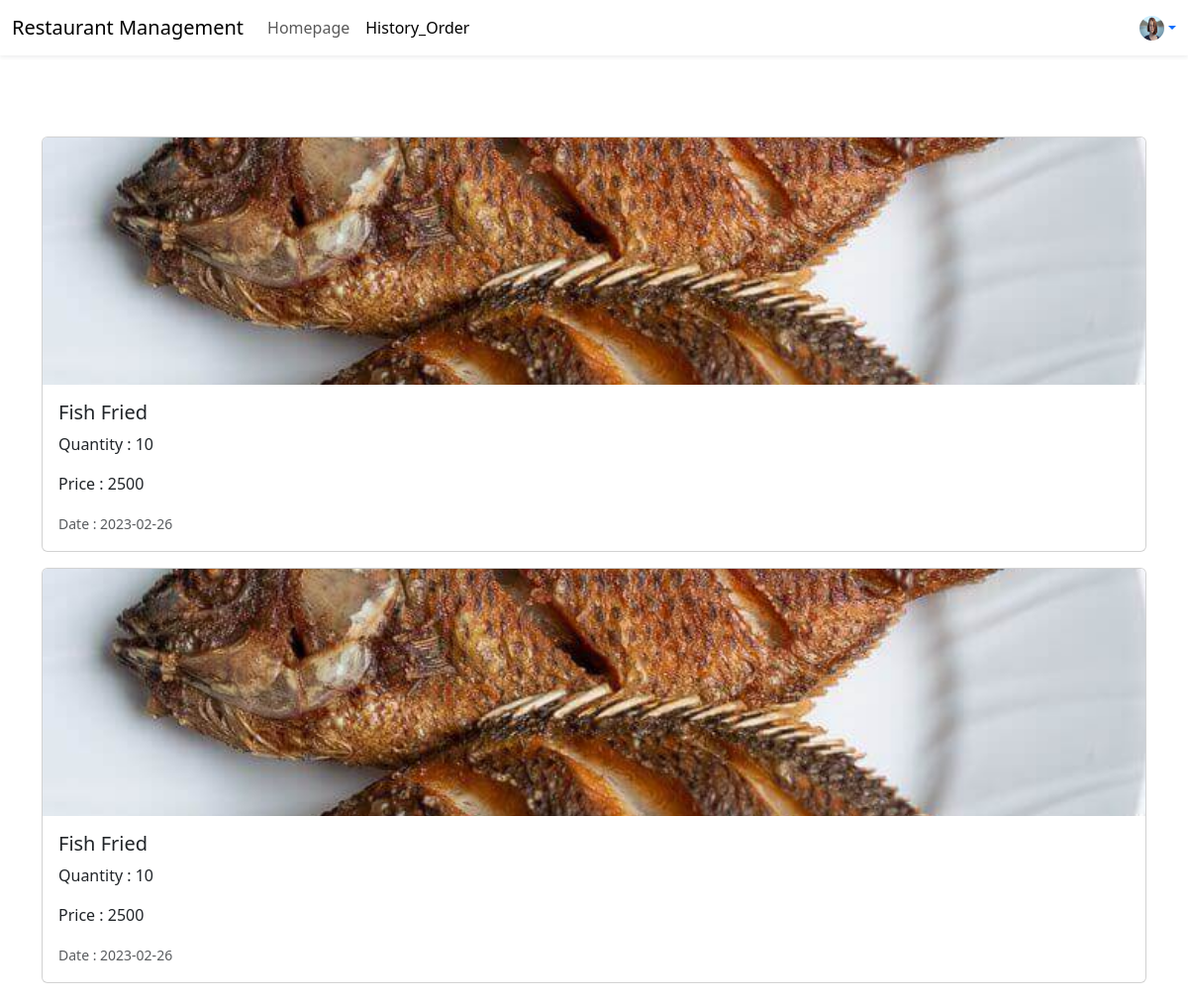
Page /_page/user/History_Order.php (signed in) on the committed database.
### tables this page shows
CREATE TABLE `users` (
  `id_user` int(11) NOT NULL,
  `username_user` varchar(100) NOT NULL,
  `password_user` varchar(20) NOT NULL,
  `fname_user` varchar(100) NOT NULL,
  `lname_user` varchar(100) NOT NULL,
  `address_user` varchar(100) NOT NULL,
  `tel_user` varchar(10) NOT NULL,
  `file_user` varchar(100) NOT NULL,
  `status_user` varchar(1) NOT NULL DEFAULT '0',
  `table_user` int(11) DEFAULT NULL,
  `type_user` int(11) NOT NULL DEFAULT 1,
  `timestamp_user` timestamp NOT NULL DEFAULT current_timestamp()
);

CREATE TABLE `order_detail` (
  `id_ord` int(11) NOT NULL,
  `f_ord` int(11) NOT NULL,
  `own_ord` int(11) NOT NULL,
  `quantity_ord` int(11) NOT NULL,
  `status_ord` int(1) NOT NULL DEFAULT 1,
  `timestamp_ord` date NOT NULL DEFAULT current_timestamp()
);

CREATE TABLE `foods` (
  `id_f` int(11) NOT NULL,
  `name_f` varchar(150) NOT NULL,
  `file_f` varchar(100) NOT NULL,
  `price_f` int(11) NOT NULL,
  `type_f` int(11) NOT NULL,
  `status_f` int(1) NOT NULL DEFAULT 1,
  `timestamp_f` timestamp NOT NULL DEFAULT current_timestamp()
);

### _system/database.php (called while the page is built, shortened)
<?php
class database {
    public $mysqli;
    function __construct(){
        $this -> mysqli = new mysqli("localhost","root","","res_order");
        mysqli_query($this -> mysqli,"SET NAMES utf8");
    }
    function select($table,$row = "*",$where = null){
        $sql = $where != null ? "SELECT $row FROM $table WHERE $where" : "SELECT $row FROM $table";
        $this -> query = $this -> mysqli -> query($sql);
        return;
    }
}

### _page/user/History_Order.php (the view, shortened to what this page needs)
<?php
include('./../../_system/database.php');
$db = new database();
$currentpage = basename(__FILE__);
$db -> secureCheck();
?>
<!DOCTYPE html>
<html lang="en">
<head>
    <link rel="stylesheet" href="./../../style/css/bootstrap.css">
</head>
<body>
    <header>
        <?php  include('./../components/navbar_user.php'); ?>
    </header>
    <main style="margin-top: 58px;">
        <div class="container pt-4">
            <div class="row row-cols-1">
                <?php
                $db -> select("order_detail,foods,users","*","own_ord = $userid AND f_ord = id_f");
                while($fetch_history = $db -> query -> fetch_object()){
                ?>
                <div class="col">
                    <div class="card mb-3">
                        <img src="./../../file/<?= $fetch_history -> file_f ?>" class="card-img-top" alt="..."
                            style="height:250px;width:100%;object-fit: cover;">
                        <div class="card-body">
                            <h5 class="card-title"><?= $fetch_history -> name_f ?></h5>
                            <p class="card-text">Quantity : <?=  $fetch_history -> quantity_ord ?></p>
                            <p class="card-text">Price :
                                <?= $fetch_history -> price_f * $fetch_history -> quantity_ord ?></p>
                            <p class="card-text"><small class="text-muted">Date :
                                    <?= $fetch_history -> timestamp_ord ?></small></p>
                        </div>
                    </div>
                </div>
                <?php } ?>
            </div>
        </div>
    </main>
</body>
</html>

### _page/components/navbar_user.php (shortened to what this page needs)
<?php
$menu = ["Homepage","History_Order"];
$profile = new database();
$userid = $_SESSION['userid'];
$profile -> select("users","*"," id_user = $userid");
$myself = $profile -> query -> fetch_assoc();
?>
<nav class="navbar navbar-expand-lg navbar-light bg-white shadow-sm">
    <div class="container-fluid">
        <div class="collapse navbar-collapse" id="navbarSupportedContent">
            <a class="navbar-brand mt-2 mt-lg-0" href="#">
                Restaurant Management
            </a>
            <ul class="navbar-nav me-auto mb-2 mb-lg-0">
                <?php
                foreach($menu as $val) {
                    $filename = $val.".php";
                    ?>
                <li class="nav-item ">
                    <a class="nav-link <?= ($currentpage == $filename) ? 'active' : '' ?>"
                        href="./../user/<?= $filename; ?>"><?= $val; ?></a>
                </li>
                <?php }
                ?>
            </ul>
        </div>
        <div class="d-flex align-items-center">
            <?php include('./../components/avartar.php') ?>
        </div>
    </div>
</nav>

### _page/components/avartar.php (shortened to what this page needs)
<div class="dropdown">
    <a class="dropdown-toggle d-flex align-items-center hidden-arrow" href="#" id="navbarDropdownMenuAvatar"
        role="button" data-bs-toggle="dropdown" aria-expanded="false">
        <img src="./../../file/<?= $myself['file_user'] ?>" class="rounded-circle" height="25" width="25"
            loading="lazy" />
    </a>
</div>

### rows in the picture
users: file_user (picture)
order_detail: f_ord.file_f (picture), f_ord.name_f "Fish Fried", quantity_ord "10", $fetch_history -> price_f * $fetch_history -> quantity_ord "2500", timestamp_ord "2023-02-26"

### other values in the picture
$val "Homepage"
$val "History_Order"
